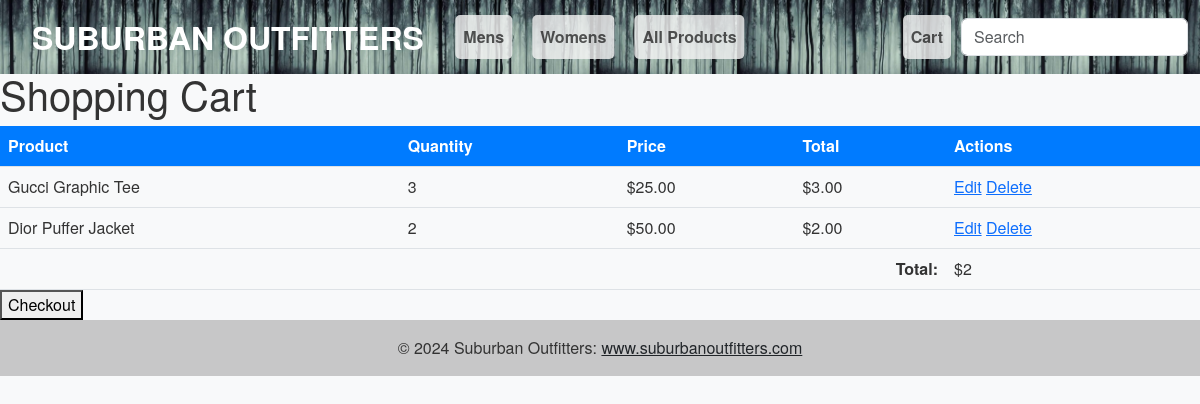
The page /cart/ (signed in) on the database as committed earlier.
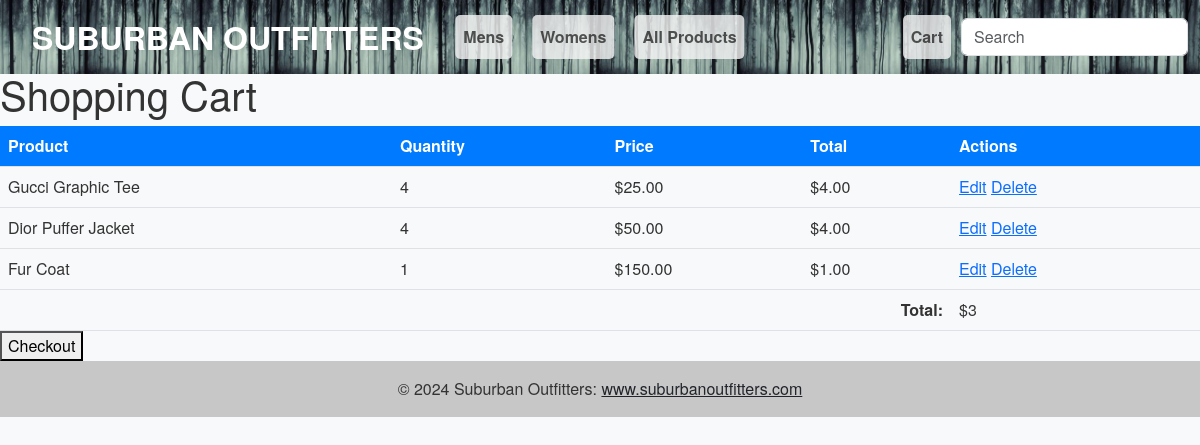
The same page on the database as committed later.
### cart/models.py (models this page shows, shortened)
class CartItem(models.Model):
    product = models.ForeignKey(Product, on_delete=models.CASCADE)
    quantity = models.PositiveIntegerField(default=1)
    cart = models.ForeignKey(Cart, on_delete=models.CASCADE, null=True, default=None)

### customer/models.py (models this page shows, shortened)
class Product(models.Model):
    GENDER_CHOICES = (
        ('M', 'Men'),
        ('W', 'Women'),
    )
    productName = models.CharField(max_length=200)
    productType = models.CharField(max_length=200)
    price = models.DecimalField(max_digits=10, decimal_places=2, default=0.00)
    gender = models.CharField(max_length=1, choices=GENDER_CHOICES, default='M')
    description = models.TextField(default='No description provided.')
    size = models.CharField(max_length=50, blank=True)
    quantity = models.IntegerField(default=0)
    image = models.ImageField(upload_to='product_images/', default='default.jpg')
    def __str__(self):
        return self.productName

### cart/views.py (the view)
# urls.py: path('', views.cart_detail, name='cart_detail'),
@login_required
def cart_detail(request):
    cart_items = CartItem.objects.all()
    return render(request, 'cart/cart_detail.html', {'cart': cart_items})

### customer/context_processors.py (called while the page is built)
def categories(request):
    return {
        'categories': Category.objects.all()
    }

### templates/cart/cart_detail.html (shortened to what this page needs)
{% extends 'base.html' %}
{% load static %}
{% block content %}
  <h1>Shopping Cart</h1>
  <table>
    <thead>
      <tr>
        <th>Product</th>
        <th>Quantity</th>
        <th>Price</th>
        <th>Total</th>
        <th>Actions</th>
      </tr>
    </thead>
    <tbody>
      {% for item in cart %}
        <tr>
          <td>{{ item.product }}</td>
          <td>{{ item.quantity }}</td>
          <td>${{ item.product.price }}</td>
          <td>${{ item.quantity|floatformat:"2" }}</td>
          <td>
            <a href="{% url 'cart:cart_edit' item.id %}">Edit</a>
            <a href="{% url 'cart:cart_remove' item.product.id %}">Delete</a>
          </td>
        </tr>
      {% endfor %}
      <tr>
        <td colspan="4" style="text-align: right;"><strong>Total:</strong></td>
        <td>${{ cart|length }}</td>
      </tr>
    </tbody>
  </table>
  <form action="{% url 'cart:checkout' %}" method="post">
    <button type="submit">Checkout</button>
  </form>
{% endblock %}

Rows that differ between the two databases and show on the page:
changed CartItem "Gucci Graphic Tee": quantity "3" → "4"; quantity "3.00" → "4.00"
changed CartItem "Dior Puffer Jacket": quantity "2" → "4"; quantity "2.00" → "4.00"
added CartItem: product "Fur Coat", quantity "1", product.price "150.00", quantity "1.00"
Other text that changed with them:
{{ cart|length }}: "2" → "3"
